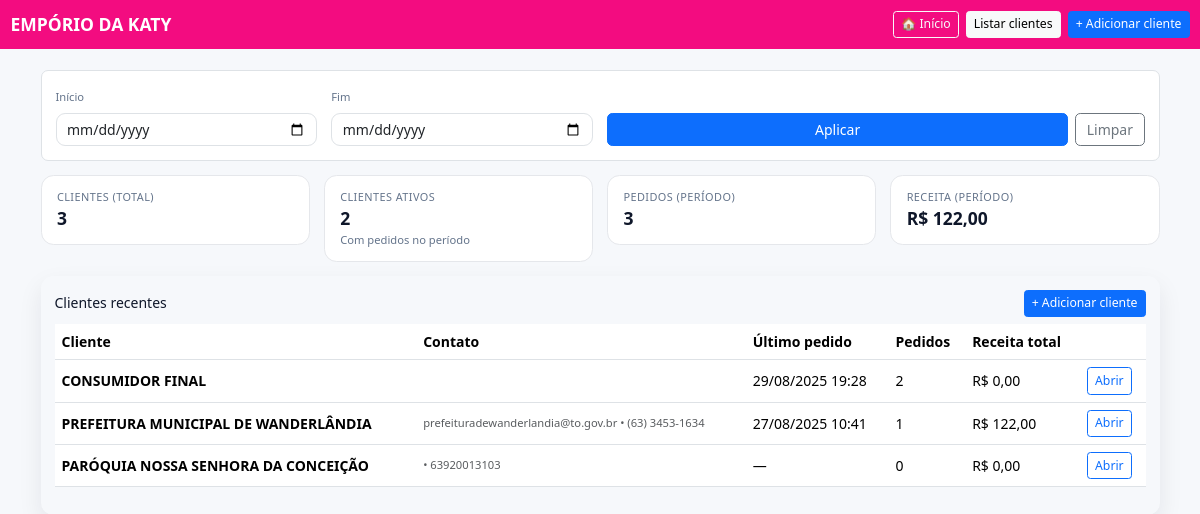
The app's page /clientes/home/ (signed in) with its own data.
### camisas/models.py (models this page shows, shortened)
class Cliente(models.Model):
    empresa = models.ForeignKey(Empresa, on_delete=models.PROTECT, related_name="clientes")
    nome = models.CharField(max_length=120)
    cpf_cnpj = models.CharField(max_length=20, blank=True, null=True)
    email = models.EmailField(blank=True, null=True)
    telefone = models.CharField(max_length=30, blank=True, null=True)
    endereco = models.CharField(max_length=180, blank=True, null=True)
    observacoes = models.TextField(blank=True, null=True)

### camisas/views.py (the view)
# urls.py: path("clientes/home/", views.clientes_home, name="clientes_home"),
@login_required
def clientes_home(request):
    ini = request.GET.get("ini") or ""
    fim = request.GET.get("fim") or ""
    try:
        d_ini = date.fromisoformat(ini) if ini else None
    except Exception:
        d_ini = None
    try:
        d_fim = date.fromisoformat(fim) if fim else None
    except Exception:
        d_fim = None
    pedidos = Pedido.objects.select_related("cliente")
    if d_ini or d_fim:
        start = d_ini or date.min
        end = d_fim or date.max
        pedidos = pedidos.filter(criado_em__date__range=(start, end))
    valor_item = ExpressionWrapper(
        F("itens__preco_unitario") * F("itens__quantidade"),
        output_field=DecimalField(max_digits=14, decimal_places=2),
    )
    clientes_ativos = pedidos.values("cliente_id").distinct().count()
    receita = pedidos.aggregate(total=Sum(valor_item))["total"] or Decimal("0.00")
    qtd_pedidos = pedidos.count()
    clientes_qs = Cliente.objects.annotate(
        total_pedidos=Count("pedidos", distinct=True),
        last_pedido=Max("pedidos__criado_em"),
        receita_total=Sum(
            ExpressionWrapper(
                F("pedidos__itens__preco_unitario") * F("pedidos__itens__quantidade"),
                output_field=DecimalField(max_digits=14, decimal_places=2),
            )
        ),
    )
    clientes_recent = clientes_qs.order_by("-last_pedido", "-id")[:12]
    kpis = {
        "clientes_total": Cliente.objects.count(),
        "clientes_ativos": clientes_ativos,
        "receita_periodo": receita,
        "qtd_pedidos_periodo": qtd_pedidos,
        "window_label": f"{ini or 'início'} → {fim or 'hoje'}",
    }
    return render(request, "camisas/clientes_home.html", {
        "kpis": kpis,
        "clientes_recent": clientes_recent,
        "filtro": {"ini": ini, "fim": fim},
    })

### camisas/templates/camisas/clientes_home.html (shortened to what this page needs)
<!doctype html>
<html lang="pt-br">
<head>
  <link href="https://cdn.jsdelivr.net/npm/bootstrap@5.3.3/dist/css/bootstrap.min.css" rel="stylesheet"/>
</head>
<body>
<nav class="navbar nav-pro navbar-dark">
  <div class="container-fluid">
    <a class="navbar-brand fw-bold" href="{% url 'camisas:home' %}">EMPÓRIO DA KATY</a>
    <div class="ms-auto d-flex gap-2">
      <a class="btn btn-sm btn-outline-light" href="{% url 'camisas:home' %}">🏠 Início</a>
      <a class="btn btn-sm btn-light" href="{% url 'camisas:cliente_list' %}">Listar clientes</a>
      <a class="btn btn-sm btn-primary" href="{% url 'camisas:cliente_create' %}">+ Adicionar cliente</a>
    </div>
  </div>
</nav>
<main class="container py-4">
  <div class="bg-white border rounded-3 p-3 toolbar mb-3">
    <form class="row g-3 align-items-end" method="get">
      <div class="col-6 col-md-3">
        <label class="form-label mini">Início</label>
        <input type="date" name="ini" class="form-control" value="{{ filtro.ini|default:'' }}">
      </div>
      <div class="col-6 col-md-3">
        <label class="form-label mini">Fim</label>
        <input type="date" name="fim" class="form-control" value="{{ filtro.fim|default:'' }}">
      </div>
      <div class="col-12 col-md-6 d-flex gap-2">
        <button class="btn btn-primary flex-grow-1">Aplicar</button>
        <a class="btn btn-outline-secondary" href="{% url 'camisas:clientes_home' %}">Limpar</a>
      </div>
    </form>
  </div>
  <div class="row g-3 mb-3">
    <div class="col-6 col-lg-3"><div class="kpi"><div class="label">Clientes (total)</div><div class="value">{{ kpis.clientes_total }}</div></div></div>
    <div class="col-6 col-lg-3"><div class="kpi"><div class="label">Clientes ativos</div><div class="value">{{ kpis.clientes_ativos }}</div><div class="mini">Com pedidos no período</div></div></div>
    <div class="col-6 col-lg-3"><div class="kpi"><div class="label">Pedidos (período)</div><div class="value">{{ kpis.qtd_pedidos_periodo }}</div></div></div>
    <div class="col-6 col-lg-3"><div class="kpi"><div class="label">Receita (período)</div><div class="value">R$ {{ kpis.receita_periodo|floatformat:2 }}</div></div></div>
  </div>
  <div class="card-clean p-3">
    <div class="d-flex justify-content-between align-items-center">
      <h2 class="h6 m-0">Clientes recentes</h2>
      <a class="btn btn-sm btn-primary" href="{% url 'camisas:cliente_create' %}">+ Adicionar cliente</a>
    </div>
    {% if clientes_recent and clientes_recent|length %}
      <div class="table-responsive mt-2">
        <table class="table align-middle">
          <thead>
            <tr><th>Cliente</th><th>Contato</th><th>Último pedido</th><th>Pedidos</th><th>Receita total</th><th></th></tr>
          </thead>
          <tbody>
            {% for c in clientes_recent %}
              <tr>
                <td class="fw-semibold">{{ c.nome|default:c }}</td>
                <td class="text-muted mini">
                  {% if c.email %}{{ c.email }}{% endif %}
                  {% if c.telefone %} • {{ c.telefone }}{% endif %}
                </td>
                <td>
                  {% if c.last_pedido %}
                    {{ c.last_pedido|date:"d/m/Y H:i" }}
                  {% else %}—{% endif %}
                </td>
                <td>{{ c.total_pedidos|default:0 }}</td>
                <td>R$ {{ c.receita_total|default:0|floatformat:2 }}</td>
                <td>
                  <a class="btn btn-sm btn-outline-primary" href="{% url 'camisas:cliente_list' %}?q={{ c.nome|urlencode }}">Abrir</a>
                </td>
              </tr>
            {% endfor %}
          </tbody>
        </table>
      </div>
    {% else %}
      <div class="border rounded-3 p-4 text-center text-muted">Sem clientes com pedidos ainda.</div>
    {% endif %}
  </div>
</main>
</body>
</html>

### camisas/templates/camisas/clientes_home.html (style rules this page uses)
:root { --ink:#0f172a; --muted:#64748b; --ring:rgba(37,99,235,.18); --g1:#f30c80; --g2:#f30c80; --base-font:14px; }
html { font-size:var(--base-font); }
body { background:#f6f8fb; color:var(--ink); }
.nav-pro { background:linear-gradient(90deg,var(--g1),var(--g2)); }
.card-clean { border:none; border-radius:.9rem; box-shadow:0 10px 24px rgba(17,24,39,.08); }
.kpi { background:#fff; border:1px solid #e5e7eb; border-radius:.9rem; padding:.9rem 1.1rem; }
.kpi .label { color:var(--muted); font-size:.78rem; text-transform:uppercase; letter-spacing:.04em; }
.kpi .value { font-weight:800; font-size:1.25rem; }
.mini { font-size:.8rem; color:var(--muted); }
.toolbar .form-control, .toolbar .form-select { border-radius:.65rem; }

### records on screen
Cliente: nome "CONSUMIDOR FINAL", last_pedido "29/08/2025 19:28", total_pedidos "2", receita_total "0,00"
Cliente: nome "PREFEITURA MUNICIPAL DE WANDERLÂNDIA", email "prefeituradewanderlandia@to.gov.br", telefone "(63) 3453-1634", last_pedido "27/08/2025 10:41", total_pedidos "1", receita_total "122,00"
Cliente: nome "PARÓQUIA NOSSA SENHORA DA CONCEIÇÃO", telefone "63920013103", total_pedidos "0", receita_total "0,00"

### other values on screen
{{ kpis.clientes_total }} "3"
{{ kpis.clientes_ativos }} "2"
{{ kpis.qtd_pedidos_periodo }} "3"
{{ kpis.receita_periodo|floatformat:2 }} "122,00"
